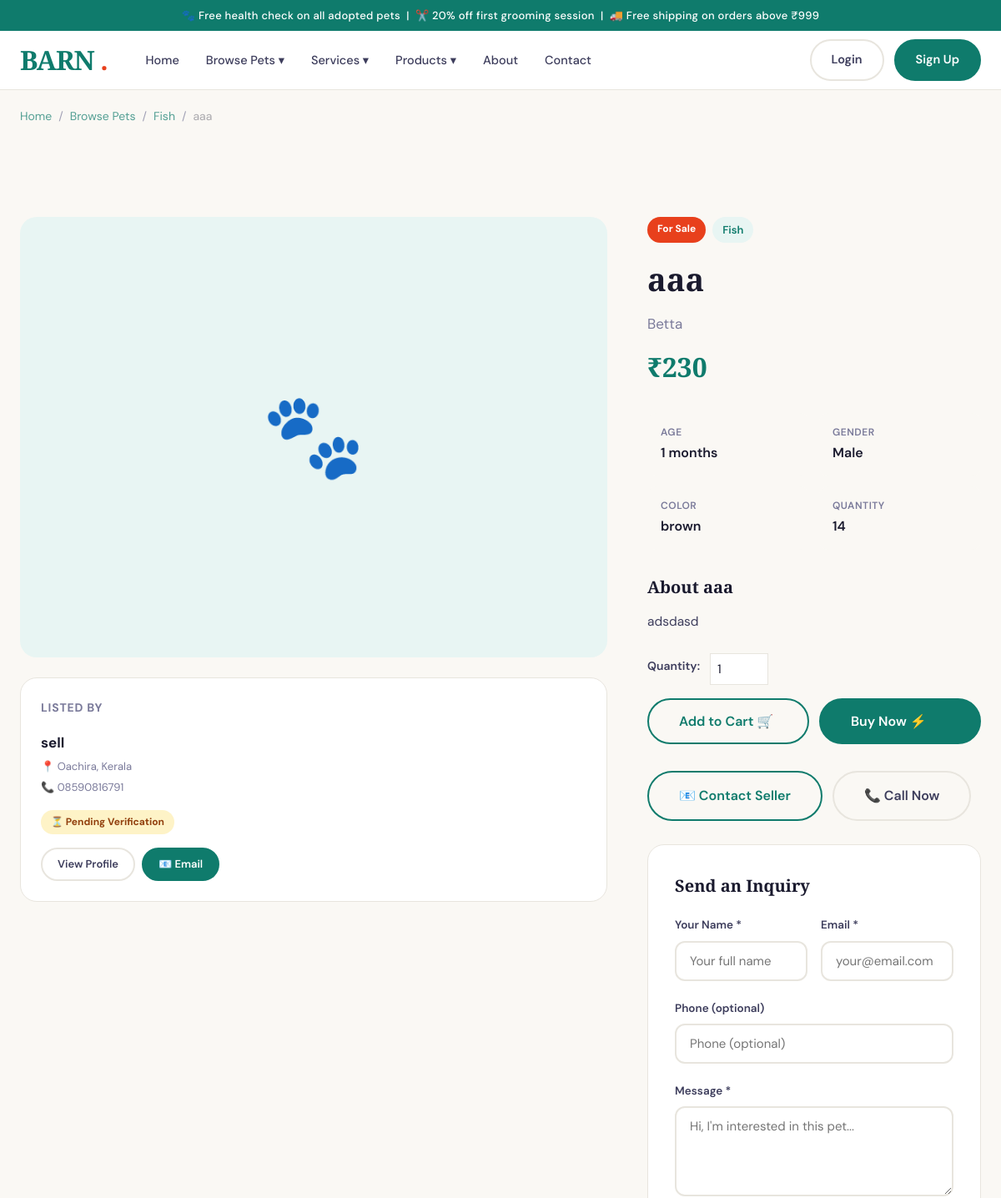
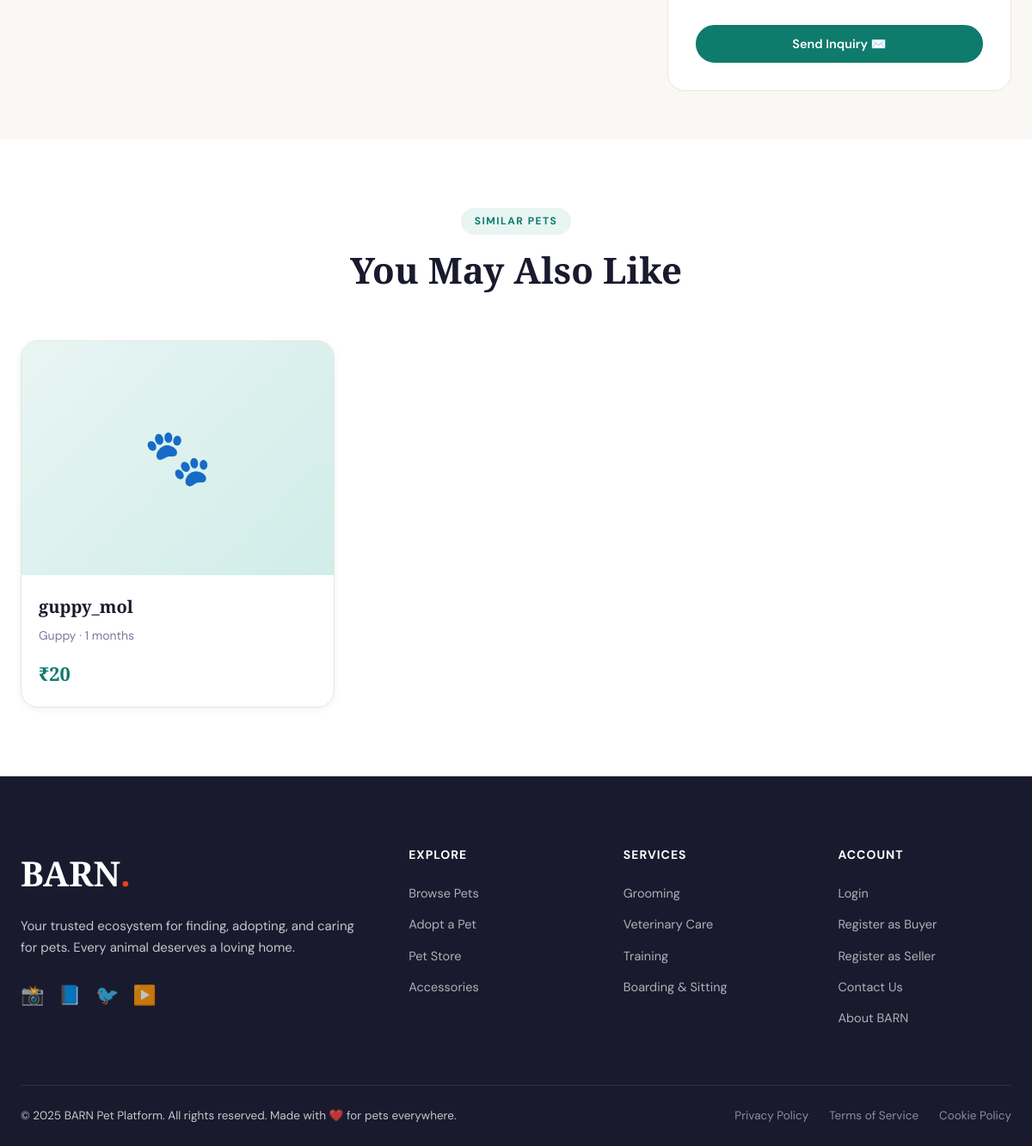
The app's page /pets/aaa-fish/ with its own data (2 pictures, top to bottom).
### pets/models.py (models this page shows, shortened)
class Pet(models.Model):
    GENDER_MALE = 'male'
    GENDER_FEMALE = 'female'
    GENDER_CHOICES = [(GENDER_MALE, 'Male'), (GENDER_FEMALE, 'Female')]
    LISTING_SALE = 'sale'
    LISTING_ADOPTION = 'adoption'
    LISTING_BOTH = 'both'
    LISTING_CHOICES = [
        (LISTING_SALE, 'For Sale'),
        (LISTING_ADOPTION, 'For Adoption'),
        (LISTING_BOTH, 'Sale or Adoption'),
    ]
    AGE_UNIT_WEEKS = 'weeks'
    AGE_UNIT_MONTHS = 'months'
    AGE_UNIT_YEARS = 'years'
    AGE_UNIT_CHOICES = [
        (AGE_UNIT_WEEKS, 'Weeks'),
        (AGE_UNIT_MONTHS, 'Months'),
        (AGE_UNIT_YEARS, 'Years'),
    ]
    seller = models.ForeignKey(User, on_delete=models.CASCADE, related_name='listed_pets')
    category = models.ForeignKey(PetCategory, on_delete=models.CASCADE, related_name='pets')
    breed = models.ForeignKey(PetBreed, on_delete=models.SET_NULL, null=True, blank=True, related_name='pets')
    name = models.CharField(max_length=100)
    slug = models.SlugField(unique=True, blank=True)
    gender = models.CharField(max_length=10, choices=GENDER_CHOICES)
    age_value = models.PositiveIntegerField(default=1)
    age_unit = models.CharField(max_length=10, choices=AGE_UNIT_CHOICES, default=AGE_UNIT_MONTHS)
    color = models.CharField(max_length=100, blank=True)
    weight_kg = models.DecimalField(max_digits=5, decimal_places=2, null=True, blank=True)
    description = models.TextField()
    listing_type = models.CharField(max_length=20, choices=LISTING_CHOICES, default=LISTING_SALE)
    price = models.DecimalField(max_digits=10, decimal_places=2, null=True, blank=True,
                                 help_text="Leave blank for adoption-only listings")
    is_vaccinated = models.BooleanField(default=False)
    is_dewormed = models.BooleanField(default=False)
    is_microchipped = models.BooleanField(default=False)
    is_neutered = models.BooleanField(default=False)
    health_certificate = models.FileField(upload_to='health_certs/', blank=True, null=True)
    health_notes = models.TextField(blank=True)
    quantity = models.PositiveIntegerField(default=1)
    is_available = models.BooleanField(default=True)
    views_count = models.PositiveIntegerField(default=0)
    created_at = models.DateTimeField(auto_now_add=True)
    updated_at = models.DateTimeField(auto_now=True)
    class Meta:
        ordering = ['-created_at']
    def save(self, *args, **kwargs):
        super().save(*args, **kwargs)
    @property
    def age_display(self):
        return f"{self.age_value} {self.age_unit}"
    @property
    def primary_image(self):
        img = self.images.filter(is_primary=True).first()
        if not img:
            img = self.images.first()
        return img

class PetCategory(models.Model):
    name = models.CharField(max_length=100)
    slug = models.SlugField(unique=True)
    icon = models.CharField(max_length=50, default='🐾')
    description = models.TextField(blank=True)
    image = models.ImageField(upload_to='categories/', blank=True, null=True)
    class Meta:
        verbose_name_plural = 'Pet Categories'

class PetBreed(models.Model):
    category = models.ForeignKey(PetCategory, on_delete=models.CASCADE, related_name='breeds')
    name = models.CharField(max_length=100)
    description = models.TextField(blank=True)

### accounts/models.py (models this page shows, shortened)
class SellerProfile(models.Model):
    VERIFICATION_PENDING = 'pending'
    VERIFICATION_APPROVED = 'approved'
    VERIFICATION_REJECTED = 'rejected'
    VERIFICATION_CHOICES = [
        (VERIFICATION_PENDING, 'Pending Review'),
        (VERIFICATION_APPROVED, 'Approved'),
        (VERIFICATION_REJECTED, 'Rejected'),
    ]
    user = models.OneToOneField(User, on_delete=models.CASCADE, related_name='seller_profile')
    business_name = models.CharField(max_length=200)
    slug = models.SlugField(unique=True, blank=True)
    breeder_license_number = models.CharField(max_length=100, verbose_name="Breeder/Seller License Number")
    license_document = models.FileField(upload_to='licenses/', blank=True, null=True, verbose_name="License Document (PDF/Image)")
    government_id = models.FileField(upload_to='government_ids/', blank=True, null=True, verbose_name="Government ID")
    verification_status = models.CharField(max_length=20, choices=VERIFICATION_CHOICES, default=VERIFICATION_PENDING)
    verified_at = models.DateTimeField(null=True, blank=True)
    street_address = models.CharField(max_length=255, verbose_name="Street Address")
    city = models.CharField(max_length=100)
    state = models.CharField(max_length=100, verbose_name="State / Province")
    postal_code = models.CharField(max_length=20, verbose_name="Postal / ZIP Code")
    country = models.CharField(max_length=100, default='India')
    business_phone = models.CharField(max_length=20, verbose_name="Business Phone")
    business_email = models.EmailField(verbose_name="Business Email")
    website = models.URLField(blank=True, verbose_name="Website URL")
    years_in_business = models.PositiveIntegerField(default=0, verbose_name="Years in Business")
    specialization = models.CharField(max_length=255, blank=True, verbose_name="Specialization (e.g., Golden Retrievers, Exotic Birds)")
    kennel_club_membership = models.CharField(max_length=200, blank=True, verbose_name="Kennel Club / Association Membership")
    about_business = models.TextField(verbose_name="About Your Business")
    instagram = models.URLField(blank=True)
    facebook = models.URLField(blank=True)
    average_rating = models.DecimalField(max_digits=3, decimal_places=2, default=0.00)
    total_reviews = models.IntegerField(default=0)
    created_at = models.DateTimeField(auto_now_add=True)
    updated_at = models.DateTimeField(auto_now=True)

### pets/views.py (the view, shortened to what this page needs)
# urls.py: path('<slug:slug>/', views.pet_detail, name='pet_detail'),
def pet_detail(request, slug):
    pet = get_object_or_404(Pet, slug=slug, is_available=True)
    pet.views_count += 1
    pet.save(update_fields=['views_count'])
    inquiry_form = PetInquiryForm()
    related_pets = Pet.objects.filter(
        category=pet.category, is_available=True
    ).exclude(pk=pet.pk)[:4]
    seller_profile = getattr(pet.seller, 'seller_profile', None)
    context = {
        'pet': pet,
        'inquiry_form': inquiry_form,
        'related_pets': related_pets,
        'seller_profile': seller_profile,
    }
    return render(request, 'pets/pet_detail.html', context)

### pets/forms.py
class PetInquiryForm(forms.ModelForm):
    class Meta:
        model = PetInquiry
        fields = ['name', 'email', 'phone', 'message']
        widgets = {
            'message': forms.Textarea(attrs={'rows': 4, 'placeholder': "Hi, I'm interested in this pet..."}),
            'name': forms.TextInput(attrs={'placeholder': 'Your full name'}),
            'email': forms.EmailInput(attrs={'placeholder': 'your@email.com'}),
            'phone': forms.TextInput(attrs={'placeholder': 'Phone (optional)'}),
        }

### templates/pets/pet_detail.html (shortened to what this page needs)
{% extends 'base.html' %}
{% block content %}
<div style="max-width:1280px;margin:0 auto;padding:20px 24px;">
  <div class="breadcrumb" style="justify-content:flex-start;margin-bottom:32px;font-size:14px;color:var(--ink-light);">
    <a href="/" style="color:var(--teal);">Home</a> /
    <a href="{% url 'pet_list' %}" style="color:var(--teal);">Browse Pets</a> /
    <a href="{% url 'category_pets' pet.category.slug %}" style="color:var(--teal);">{{ pet.category.name }}</a> /
    <span style="color:var(--ink);">{{ pet.name }}</span>
  </div>
</div>
<div class="pet-detail-layout">
  <div class="pet-gallery">
    {% if pet.primary_image %}
      <img src="{{ pet.primary_image.image.url }}" alt="{{ pet.name }}" class="pet-main-image" id="petMainImg">
    {% else %}
      <div style="width:100%;aspect-ratio:4/3;background:var(--teal-light);border-radius:var(--radius-lg);display:flex;align-items:center;justify-content:center;font-size:100px;">
        {% if pet.category.slug == 'dogs' %}🐕{% elif pet.category.slug == 'cats' %}🐈{% elif pet.category.slug == 'birds' %}🦜{% else %}🐾{% endif %}
      </div>
    {% endif %}
    {% if seller_profile %}
    <div style="background:var(--white);border-radius:var(--radius-lg);padding:24px;border:1px solid var(--border);margin-top:24px;">
      <h3 style="font-size:14px;font-weight:700;text-transform:uppercase;letter-spacing:0.8px;color:var(--ink-light);margin-bottom:16px;">Listed By</h3>
      <p style="font-weight:700;font-size:17px;color:var(--ink);margin-bottom:4px;">{{ seller_profile.business_name }}</p>
      <p style="font-size:13px;color:var(--ink-light);margin-bottom:4px;">📍 {{ seller_profile.city }}, {{ seller_profile.state }}</p>
      <p style="font-size:13px;color:var(--ink-light);margin-bottom:16px;">📞 {{ seller_profile.business_phone }}</p>
      <span class="verification-badge {% if seller_profile.verification_status == 'approved' %}badge-approved{% elif seller_profile.verification_status == 'pending' %}badge-pending{% else %}badge-rejected{% endif %}">
        {% if seller_profile.verification_status == 'approved' %}✅ Verified Seller{% elif seller_profile.verification_status == 'pending' %}⏳ Pending Verification{% else %}❌ Not Verified{% endif %}
      </span>
      <div style="margin-top:16px;display:flex;gap:8px;">
        {% if seller_profile.slug %}
        <a href="{% url 'seller_public_profile' seller_profile.slug %}" class="btn btn-sm btn-ghost">View Profile</a>
        {% endif %}
        <a href="mailto:{{ seller_profile.business_email }}?subject=Inquiry about {{ pet.name }}" class="btn btn-sm btn-primary">📧 Email</a>
      </div>
    </div>
    {% endif %}
  </div>
  <div class="pet-info-panel">
    <div class="pet-info-header">
      <div style="display:flex;gap:8px;margin-bottom:12px;flex-wrap:wrap;">
        <span class="pet-badge {% if pet.listing_type == 'sale' %}badge-sale{% elif pet.listing_type == 'adoption' %}badge-adopt{% else %}badge-both{% endif %}" style="position:static;">
          {% if pet.listing_type == 'sale' %}For Sale{% elif pet.listing_type == 'adoption' %}For Adoption{% else %}Sale / Adoption{% endif %}
        </span>
        <span class="pet-meta-tag" style="font-size:13px;padding:5px 12px;background:var(--teal-light);color:var(--teal);border-radius:100px;font-weight:600;">{{ pet.category.name }}</span>
      </div>
      <h1 class="pet-name-big">{{ pet.name }}</h1>
      {% if pet.breed %}<p style="font-size:17px;color:var(--ink-light);margin-bottom:12px;">{{ pet.breed.name }}</p>{% endif %}
      <div class="pet-price-big">
        {% if pet.listing_type == 'adoption' %}
          <span style="color:#7c3aed;">Free Adoption</span>
        {% elif pet.price %}
          ₹{{ pet.price|floatformat:0 }}
        {% else %}
          Contact for Price
        {% endif %}
      </div>
    </div>
    <div class="pet-specs-grid">
      <div class="spec-item">
        <div class="spec-label">Age</div>
        <div class="spec-value">{{ pet.age_display }}</div>
      </div>
      <div class="spec-item">
        <div class="spec-label">Gender</div>
        <div class="spec-value">{{ pet.get_gender_display }}</div>
      </div>
      {% if pet.color %}
      <div class="spec-item">
        <div class="spec-label">Color</div>
        <div class="spec-value">{{ pet.color }}</div>
      </div>
      {% endif %}
      <div class="spec-item">
        <div class="spec-label">Quantity</div>
        <div class="spec-value">{{ pet.quantity }}</div>
      </div>
    </div>
    <div style="margin:24px 0;">
      <h3 style="font-family:var(--font-display);font-size:20px;font-weight:700;margin-bottom:12px;">About {{ pet.name }}</h3>
      <p style="color:var(--ink-mid);line-height:1.75;font-size:15.5px;">{{ pet.description }}</p>
    </div>
    <div style="display:flex;gap:12px;flex-wrap:wrap;margin-bottom:28px;">
      {% if pet.listing_type == 'sale' or pet.listing_type == 'both' %}
        <form method="POST" style="width:100%;margin-bottom:20px;">
          <div style="display:flex;align-items:center;gap:12px;margin-bottom:16px;">
            <label style="font-weight:600;font-size:14px;">Quantity:</label>
            <input type="number" name="quantity" value="1" min="1" max="{{ pet.quantity }}" style="width:70px;padding:8px;border:1px solid var(--border);border-radius:var(--radius-md);">
          </div>
          <div style="display:flex;gap:12px;">
            <button type="submit" formaction="{% url 'add_to_cart_pet' pet.id %}" class="btn btn-outline-teal btn-lg" style="flex:1;">Add to Cart 🛒</button>
            <button type="submit" formaction="{% url 'buy_now_pet' pet.id %}" class="btn btn-primary btn-lg" style="flex:1;">Buy Now ⚡</button>
          </div>
        </form>
      {% endif %}
      {% if seller_profile %}
      <a href="mailto:{{ seller_profile.business_email }}?subject=Inquiry about {{ pet.name }} on BARN&body=Hi, I am interested in {{ pet.name }} ({{ pet.breed.name|default:pet.category.name }}, {{ pet.age_display }}). Please let me know more details.%0A%0AThank you." class="btn btn-outline-teal btn-lg">📧 Contact Seller</a>
      <a href="tel:{{ seller_profile.business_phone }}" class="btn btn-ghost btn-lg">📞 Call Now</a>
      {% endif %}
    </div>
    <div class="inquiry-card">
      <h3>Send an Inquiry</h3>
      <form method="POST">
        <div class="form-row">
          <div class="form-group">
            <label>Your Name *</label>
            {{ inquiry_form.name }}
          </div>
          <div class="form-group">
            <label>Email *</label>
            {{ inquiry_form.email }}
          </div>
        </div>
        <div class="form-group">
          <label>Phone (optional)</label>
          {{ inquiry_form.phone }}
        </div>
        <div class="form-group">
          <label>Message *</label>
          {{ inquiry_form.message }}
        </div>
        <button type="submit" class="btn btn-primary w-full" style="justify-content:center;">Send Inquiry ✉️</button>
      </form>
    </div>
  </div>
</div>
{% if related_pets %}
<section class="section" style="background:var(--white);">
  <div class="container">
    <div class="section-header">
      <div class="section-tag">Similar Pets</div>
      <h2 class="section-title">You May Also Like</h2>
    </div>
    <div class="pets-grid">
      {% for rp in related_pets %}
      <a href="{% url 'pet_detail' rp.slug %}" style="text-decoration:none;color:inherit;">
        <div class="pet-card">
          <div class="pet-card-image">
            {% if rp.primary_image %}<img src="{{ rp.primary_image.image.url }}" alt="{{ rp.name }}" loading="lazy">
            {% else %}<div class="pet-placeholder">🐾</div>{% endif %}
          </div>
          <div class="pet-card-body">
            <h3 class="pet-card-name">{{ rp.name }}</h3>
            <p class="pet-card-breed">{{ rp.breed.name|default:"Mixed Breed" }} · {{ rp.age_display }}</p>
            <div class="pet-card-footer">
              <span class="pet-price">{% if rp.listing_type == 'adoption' %}Free{% elif rp.price %}₹{{ rp.price|floatformat:0 }}{% else %}Contact{% endif %}</span>
            </div>
          </div>
        </div>
      </a>
      {% endfor %}
    </div>
  </div>
</section>
{% endif %}
{% endblock %}

### records on screen
Pet: category.name "Fish", name "aaa", breed.name "Betta", price "230", age_display "1 months", gender "Male", color "brown", quantity "14", description "adsdasd"
SellerProfile: business_name "sell", city "Oachira", state "Kerala", business_phone "08590816791"
Pet: name "guppy_mol", breed.name "Guppy", age_display "1 months", price "20"
